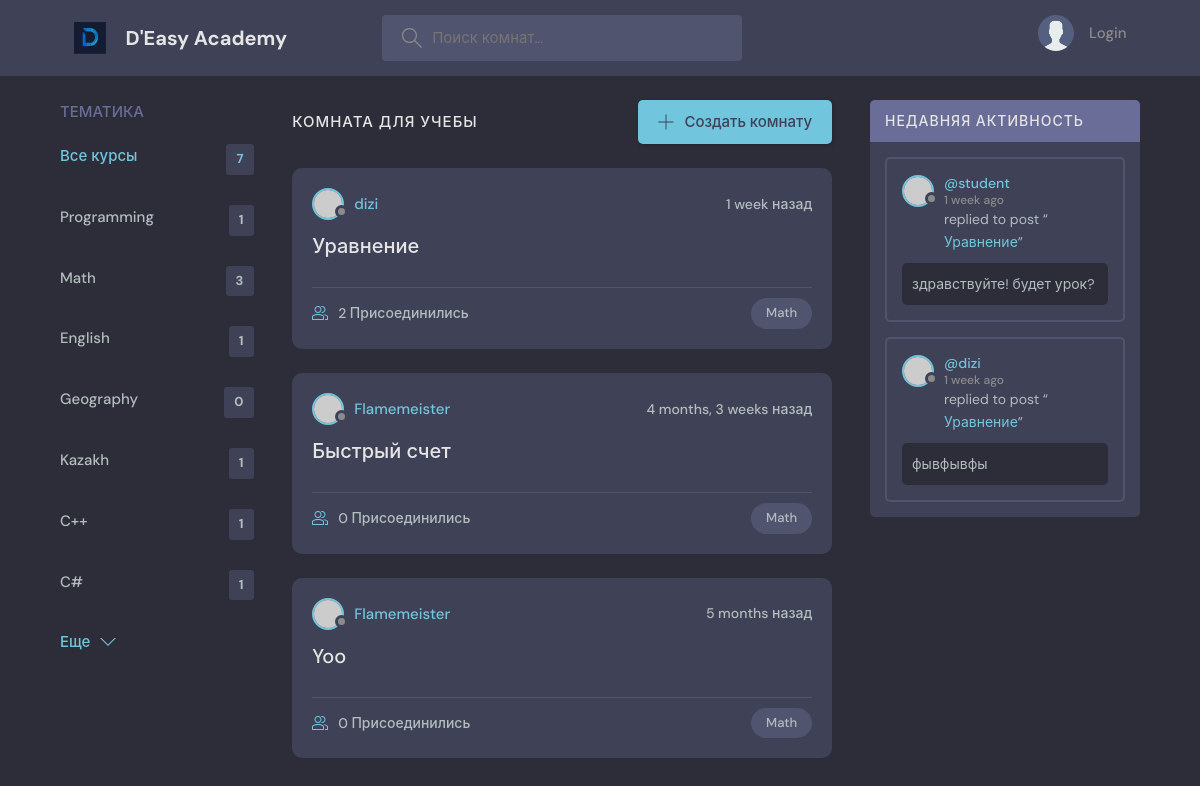
Page /?q=Math on the committed database.
### base/models.py (models this page shows, shortened)
class Topic(models.Model):
    name = models.CharField(max_length=300)

class Room(models.Model):
    host = models.ForeignKey(User, on_delete=models.SET_NULL, null=True)
    topic = models.ForeignKey(Topic, on_delete=models.SET_NULL, null=True)
    name = models.CharField(max_length=255)
    description = models.TextField(null = True, blank=True)
    participants = models.ManyToManyField(User, related_name='participants', blank=True)
    updated = models.DateTimeField(auto_now=True)
    created = models.DateTimeField(auto_now_add=True)
    class Meta:
        ordering = ['-updated', '-created']
    def __str__(self):
        return self.name

class Message(models.Model):
    user = models.ForeignKey(User, on_delete=models.CASCADE)
    room = models.ForeignKey(Room, on_delete=models.CASCADE)
    body = models.TextField()
    updated = models.DateTimeField(auto_now=True)
    created = models.DateTimeField(auto_now_add=True)
    class Meta:
        ordering = ['-updated', '-created']

### base/views.py (the view)
# urls.py: path('', views.home, name="home"),
def home(request):
    q = request.GET.get('q') if request.GET.get('q') != None else ''
    rooms = Room.objects.filter(
        Q(topic__name__icontains = q) |
        Q(name__icontains = q) |
        Q(description__icontains = q)
    )
    topics = Topic.objects.all()
    room_count = rooms.count()
    room_messages = Message.objects.filter(Q(room__topic__name__icontains=q))
    context = {'rooms' : rooms, 'topics' : topics, 'room_count' : room_count, 'room_messages': room_messages}
    return render(request, 'base/home.html', context)

### base/templates/base/home.html (shortened to what this page needs)
{% extends 'main.html' %}
{% block content %}
    <main class="layout layout--3">
      <div class="container">
        {% include 'base/topics_component.html' %}
        <div class="roomList">
          <div class="roomList__header">
            <div>
              <h2>Комната для учебы</h2>
            </div>
            <a class="btn btn--main" href="{% url 'create-room' %}">
              <svg version="1.1" xmlns="http://www.w3.org/2000/svg" width="32" height="32" viewBox="0 0 32 32">
                <title>add</title>
                <path
                  d="M16.943 0.943h-1.885v14.115h-14.115v1.885h14.115v14.115h1.885v-14.115h14.115v-1.885h-14.115v-14.115z"
                ></path>
              </svg>
              Создать комнату
            </a>
          </div>
          {% include 'base/feed_component.html' %}
        </div>
        {% include 'base/activity_component.html' %}
      </div>
    </main>
{% endblock content %}

### base/templates/base/topics_component.html
<div class="topics">
          <div class="topics__header">
            <h2>Тематика</h2>
          </div>
          <ul class="topics__list">
            <li>
              <a href="{% url 'home' %}" class="active">Все курсы <span>{{topics.count}}</span></a>
            </li>
                          {% for topic in topics %}
            <li>
              <a href="{% url 'home' %}?q={{topic.name}}">{{ topic.name }}<span>{{topic.room_set.all.count}}</span></a>
            </li>
            {% endfor %}
          </ul>
          <a class="btn btn--link" href="topics.html">
            Еще
            <svg version="1.1" xmlns="http://www.w3.org/2000/svg" width="32" height="32" viewBox="0 0 32 32">
              <title>chevron-down</title>
              <path d="M16 21l-13-13h-3l16 16 16-16h-3l-13 13z"></path>
            </svg>
          </a>
        </div>

### base/templates/base/feed_component.html (shortened to what this page needs)
{% for room in rooms %}
<div class="roomListRoom">
            <div class="roomListRoom__header">
              <a href="{% url 'user-profile' room.host.id %}" class="roomListRoom__author">
                <div class="avatar avatar--small">
                  <img src="https://randomuser.me/api/portraits/women/11.jpg" />
                </div>
                <span>{{room.host.username}}</span>
              </a>
              <div class="roomListRoom__actions">
                <span>{{room.created|timesince}} назад</span>
              </div>
            </div>
            <div class="roomListRoom__content">
              <a href="{% url 'room' room.id %}">{{ room.name }}</a>
            </div>
            <div class="roomListRoom__meta">
              <a href="{% url 'room' room.id %}" class="roomListRoom__joined">
                  {{room.participants.all.count}} Присоединились
              </a>
              <p class="roomListRoom__topic">{{room.topic.name}}</p>
            </div>
          </div>
{% endfor %}

### base/templates/base/activity_component.html (shortened to what this page needs)
                   <div class="activities">
          <div class="activities__header">
            <h2>Недавняя активность</h2>
          </div>
                     {% for message in room_messages %}
          <div class="activities__box">
            <div class="activities__boxHeader roomListRoom__header">
              <a href="{% url 'user-profile' message.user.id%}" class="roomListRoom__author">
                <div class="avatar avatar--small">
                  <img src="https://randomuser.me/api/portraits/women/11.jpg" />
                </div>
                <p>
                  @{{message.user}}
                  <span>{{message.created|timesince}} ago</span>
                </p>
              </a>
            </div>
            <div class="activities__boxContent">
              <p>replied to post “<a href="{% url 'room' message.room.id %}">{{message.room}}</a>”</p>
              <div class="activities__boxRoomContent">
                {{ message.body }}
              </div>
            </div>
          </div>
                     {% endfor %}
        </div>

### rows in the picture
Topic: name "Programming", room_set.all.count "1"
Topic: name "Math", room_set.all.count "3"
Topic: name "English", room_set.all.count "1"
Topic: name "Geography", room_set.all.count "0"
Topic: name "Kazakh", room_set.all.count "1"
Topic: name "C++", room_set.all.count "1"
Topic: name "C#", room_set.all.count "1"
Room: host.username "dizi", created "1 week", name "Уравнение", participants.all.count "2", topic.name "Math"
Room: host.username "Flamemeister", created "4 months, 3 weeks", name "Быстрый счет", participants.all.count "0", topic.name "Math"
Room: host.username "Flamemeister", created "5 months", name "Yoo", participants.all.count "0", topic.name "Math"
Message: user "student", created "1 week", room "Уравнение", body "здравствуйте! будет урок?"
Message: user "dizi", created "1 week", room "Уравнение", body "фывфывфы"

### other values in the picture
{{ topics.count }} "7"
